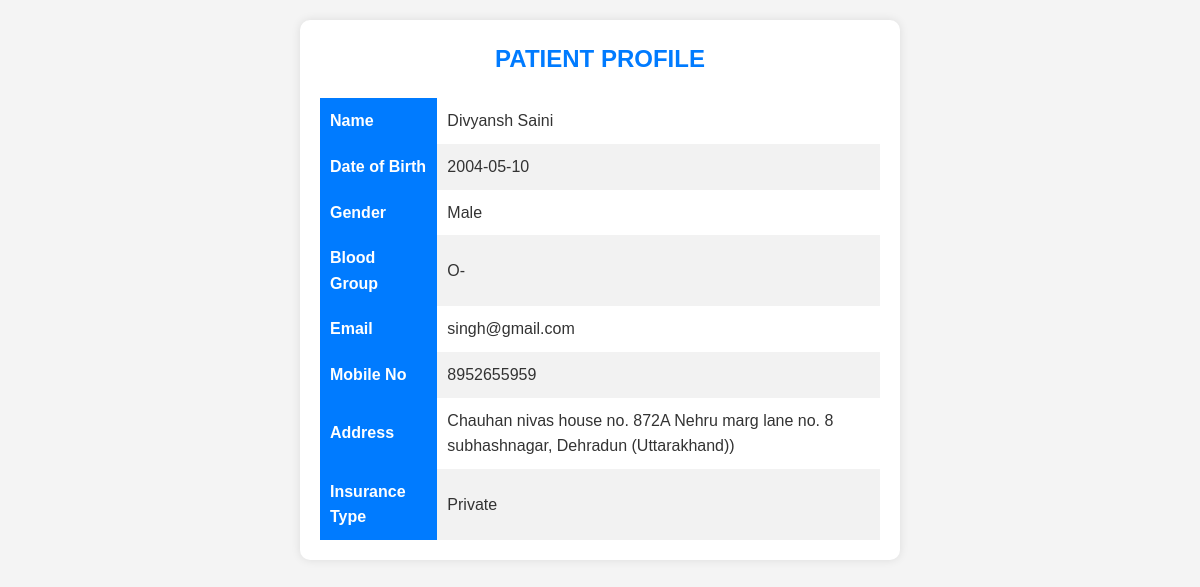
/patient_profile.php?id=1, run on the app's committed database.
### tables this page shows
CREATE TABLE `patients` (
  `id` int(11) NOT NULL,
  `name` varchar(100) NOT NULL,
  `dob` date NOT NULL,
  `gender` varchar(10) NOT NULL,
  `blood_group` varchar(10) NOT NULL,
  `email` varchar(100) NOT NULL,
  `mobile` varchar(15) NOT NULL,
  `address` text NOT NULL,
  `insurance` varchar(50) NOT NULL,
  `uname` varchar(50) NOT NULL,
  `pass` varchar(255) NOT NULL
);

### patient_profile.php (the view, shortened to what this page needs)
<?php
if (isset($_GET['id'])) {
    $id = $_GET['id'];
    try {
        $db = new PDO('mysql:host=localhost;dbname=hospital', 'root', '');
        $db->setAttribute(PDO::ATTR_ERRMODE, PDO::ERRMODE_EXCEPTION);
        $query = $db->prepare("SELECT * FROM patients WHERE id = :id");
        $query->bindValue(':id', $id, PDO::PARAM_INT);
        $query->execute();
        $patient = $query->fetch(PDO::FETCH_ASSOC);
    } catch (PDOException $e) {
        echo "Error: " . $e->getMessage();
    }
} else {
    echo "<script>alert('No patient ID provided');</script>";
    exit;
}
?>
<!DOCTYPE html>
<html lang="en">
<head>
    <link rel="stylesheet" href="styles.css">
</head>
<body>
    <div class="profile-container">
        <h2>PATIENT PROFILE</h2>
        <table>
            <tr>
                <th>Name</th>
                <td><?php echo htmlspecialchars($patient['name']); ?></td>
            </tr>
            <tr>
                <th>Date of Birth</th>
                <td><?php echo htmlspecialchars($patient['dob']); ?></td>
            </tr>
            <tr>
                <th>Gender</th>
                <td><?php echo htmlspecialchars($patient['gender']); ?></td>
            </tr>
            <tr>
                <th>Blood Group</th>
                <td><?php echo htmlspecialchars($patient['blood_group']); ?></td>
            </tr>
            <tr>
                <th>Email</th>
                <td><?php echo htmlspecialchars($patient['email']); ?></td>
            </tr>
            <tr>
                <th>Mobile No</th>
                <td><?php echo htmlspecialchars($patient['mobile']); ?></td>
            </tr>
            <tr>
                <th>Address</th>
                <td><?php echo htmlspecialchars($patient['address']); ?></td>
            </tr>
            <tr>
                <th>Insurance Type</th>
                <td><?php echo htmlspecialchars($patient['insurance']); ?></td>
            </tr>
        </table>
    </div>
</body>
</html>

### styles.css (style rules this page uses)
* { margin: 0; padding: 0; box-sizing: border-box; }
body { font-family: Arial, sans-serif; background-color: #f4f4f4; color: #333; line-height: 1.6; }

### data on the page
patients: name "Divyansh Saini", dob "2004-05-10", gender "Male", blood_group "O-", email "singh@gmail.com", mobile "8952655959", address "Chauhan nivas house no. 872A Nehru marg lane no. 8 subhashnagar, Dehradun (Uttarakhand))", insurance "Private"
